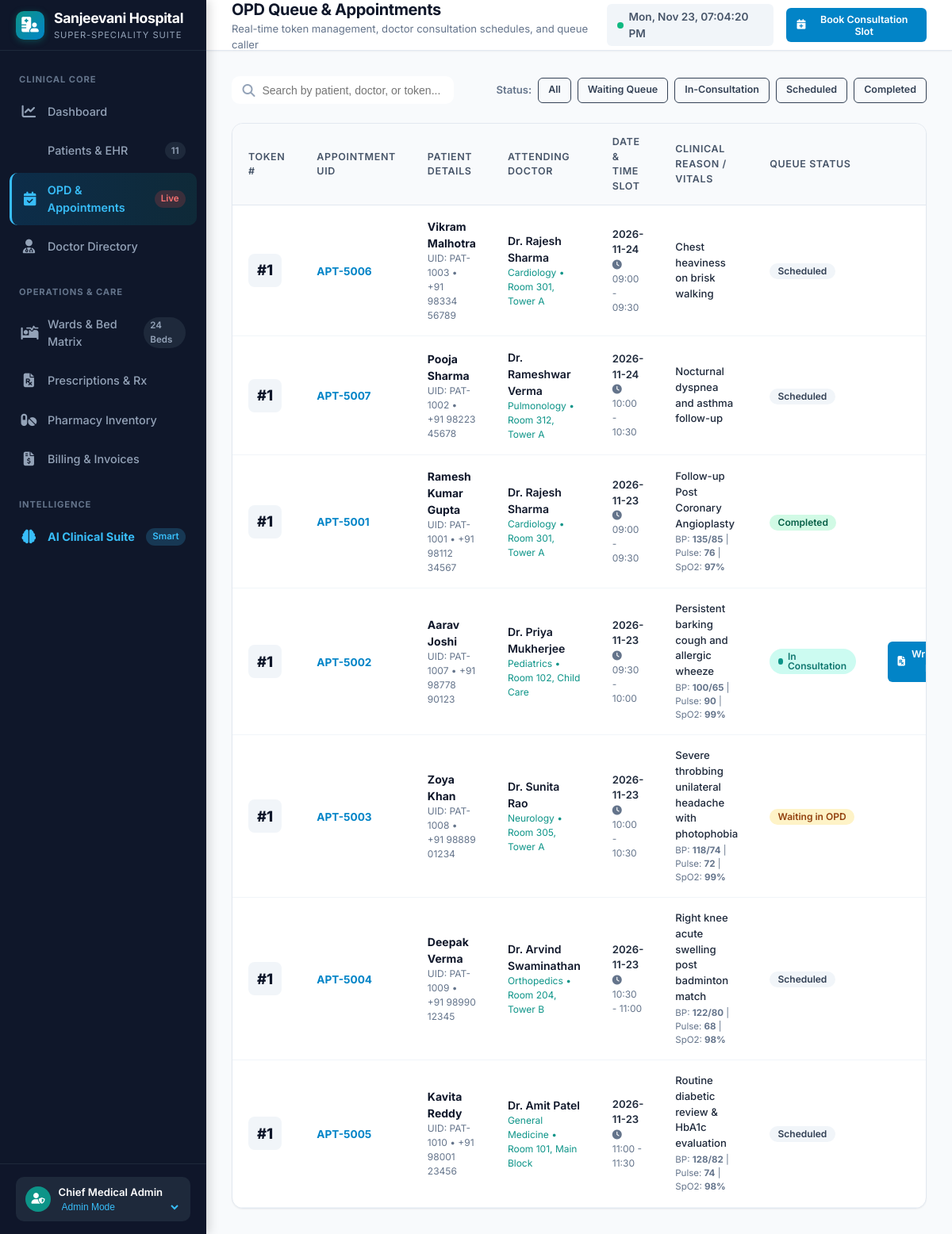
The app's page /appointments with its own data.
### tables this page shows
CREATE TABLE appointments (
        id INTEGER PRIMARY KEY AUTOINCREMENT,
        appointment_uid TEXT UNIQUE NOT NULL,
        patient_id INTEGER NOT NULL,
        doctor_id INTEGER NOT NULL,
        appointment_date TEXT NOT NULL,
        time_slot TEXT NOT NULL,
        token_number INTEGER NOT NULL,
        reason TEXT,
        status TEXT DEFAULT 'Scheduled', -- 'Scheduled', 'Waiting', 'In-Consultation', 'Completed', 'Cancelled'
        vitals TEXT, -- JSON: {bp, pulse, temp, spo2, weight}
        created_at TIMESTAMP DEFAULT CURRENT_TIMESTAMP,
        FOREIGN KEY (patient_id) REFERENCES patients(id) ON DELETE CASCADE,
        FOREIGN KEY (doctor_id) REFERENCES doctors(id) ON DELETE CASCADE
    );

CREATE TABLE patients (
        id INTEGER PRIMARY KEY AUTOINCREMENT,
        patient_uid TEXT UNIQUE NOT NULL,
        name TEXT NOT NULL,
        age INTEGER NOT NULL,
        gender TEXT NOT NULL,
        blood_group TEXT,
        phone TEXT,
        email TEXT,
        address TEXT,
        emergency_contact_name TEXT,
        emergency_contact_phone TEXT,
        allergies TEXT,
        chronic_conditions TEXT,
        admission_status TEXT DEFAULT 'Outpatient', -- 'Outpatient', 'Admitted', 'Discharged', 'Emergency'
        bed_id INTEGER,
        created_at TIMESTAMP DEFAULT CURRENT_TIMESTAMP,
        FOREIGN KEY (bed_id) REFERENCES beds(id) ON DELETE SET NULL
    );

CREATE TABLE doctors (
        id INTEGER PRIMARY KEY AUTOINCREMENT,
        doctor_uid TEXT UNIQUE NOT NULL,
        name TEXT NOT NULL,
        department TEXT NOT NULL,
        specialization TEXT NOT NULL,
        qualification TEXT,
        experience_years INTEGER,
        room_number TEXT,
        phone TEXT,
        email TEXT,
        shift TEXT,
        consultation_fee REAL DEFAULT 500.0,
        status TEXT DEFAULT 'Available', -- 'Available', 'In Consultation', 'On Round', 'Off Duty'
        rating REAL DEFAULT 4.8
    );

### app.py (the view)
@app.get("/appointments", response_class=HTMLResponse)
async def appointments_page(request: Request, status: Optional[str] = None, doctor_id: Optional[int] = None):
    appointments = get_all_appointments(status_filter=status or "")
    if doctor_id:
        appointments = [a for a in appointments if a["doctor_id"] == doctor_id]
    patients = get_all_patients()
    doctors = get_all_doctors()
    metrics = get_dashboard_metrics()
    today_str = datetime.now().strftime("%Y-%m-%d")
    return templates.TemplateResponse(
        request=request,
        name="appointments.html",
        context={
            "active_page": "appointments",
            "appointments": appointments,
            "patients": patients,
            "doctors": doctors,
            "current_status": status,
            "today_date": today_str,
            "total_patients": metrics["total_patients"]
        }
    )

### templates/appointments.html (shortened to what this page needs)
{% extends "base.html" %}
{% block page_title %}OPD Queue & Appointments{% endblock %}
{% block page_subtitle %}Real-time token management, doctor consultation schedules, and queue caller{% endblock %}
{% block header_actions %}
<button class="btn btn-primary btn-sm" onclick="openModal('bookAppointmentModal')">
    <i class="fas fa-calendar-plus"></i> Book Consultation Slot
</button>
{% endblock %}
{% block content %}
<div class="filter-bar">
    <div class="search-box">
        <i class="fas fa-search"></i>
        <input type="text" id="aptSearchInput" placeholder="Search by patient, doctor, or token..." onkeyup="filterTable('aptSearchInput', 'appointmentsTable')">
    </div>
    <div style="display:flex; gap:0.5rem; align-items:center;">
        <span style="font-size:0.82rem; font-weight:600; color:var(--slate-500);">Status:</span>
        <a href="/appointments" class="btn btn-outline btn-sm {% if not current_status or current_status == 'All' %}btn-primary{% endif %}">All</a>
        <a href="/appointments?status=Waiting" class="btn btn-outline btn-sm {% if current_status == 'Waiting' %}btn-primary{% endif %}">Waiting Queue</a>
        <a href="/appointments?status=In-Consultation" class="btn btn-outline btn-sm {% if current_status == 'In-Consultation' %}btn-primary{% endif %}">In-Consultation</a>
        <a href="/appointments?status=Scheduled" class="btn btn-outline btn-sm {% if current_status == 'Scheduled' %}btn-primary{% endif %}">Scheduled</a>
        <a href="/appointments?status=Completed" class="btn btn-outline btn-sm {% if current_status == 'Completed' %}btn-primary{% endif %}">Completed</a>
    </div>
</div>
<div class="card">
    <div class="card-body" style="padding: 0;">
        <div class="table-responsive">
            <table class="clinical-table" id="appointmentsTable">
                <thead>
                    <tr>
                        <th>Token #</th>
                        <th>Appointment UID</th>
                        <th>Patient Details</th>
                        <th>Attending Doctor</th>
                        <th>Date & Time Slot</th>
                        <th>Clinical Reason / Vitals</th>
                        <th>Queue Status</th>
                        <th style="text-align:right;">Doctor Action</th>
                    </tr>
                </thead>
                <tbody>
                    {% for apt in appointments %}
                    <tr>
                        <td>
                            <div style="font-size:1.15rem; font-weight:800; color:var(--slate-900); background:var(--slate-100); width:42px; height:42px; border-radius:8px; display:flex; align-items:center; justify-content:center;">
                                #{{ apt.token_number }}
                            </div>
                        </td>
                        <td>
                            <strong style="color:var(--primary); font-size:0.85rem;">{{ apt.appointment_uid }}</strong>
                        </td>
                        <td>
                            <div style="font-weight:700; color:var(--slate-900);">{{ apt.patient_name }}</div>
                            <div style="font-size:0.75rem; color:var(--slate-500);">UID: {{ apt.patient_uid }} • {{ apt.patient_phone }}</div>
                        </td>
                        <td>
                            <div style="font-weight:600; color:var(--slate-900);">{{ apt.doctor_name }}</div>
                            <div style="font-size:0.75rem; color:var(--teal);">{{ apt.doctor_dept }} • {{ apt.room_number }}</div>
                        </td>
                        <td>
                            <div style="font-weight:600; font-size:0.82rem;">{{ apt.appointment_date }}</div>
                            <div style="font-size:0.75rem; color:var(--slate-500);"><i class="fas fa-clock"></i> {{ apt.time_slot }}</div>
                        </td>
                        <td>
                            <div style="font-size:0.82rem; font-weight:500;">{{ apt.reason or 'General checkup' }}</div>
                            {% if apt.vitals %}
                            <div style="font-size:0.72rem; color:var(--slate-500); margin-top:2px;">
                                BP: <strong>{{ apt.vitals.bp or '--' }}</strong> | Pulse: <strong>{{ apt.vitals.pulse or '--' }}</strong> | SpO2: <strong>{{ apt.vitals.spo2 or '--' }}%</strong>
                            </div>
                            {% endif %}
                        </td>
                        <td>
                            {% if apt.status == 'In-Consultation' %}
                            <span class="badge badge-teal"><span class="pulse-dot" style="background:#0d9488;"></span> In Consultation</span>
                            {% elif apt.status == 'Waiting' %}
                            <span class="badge badge-warning">Waiting in OPD</span>
                            {% elif apt.status == 'Completed' %}
                            <span class="badge badge-success">Completed</span>
                            {% elif apt.status == 'Cancelled' %}
                            <span class="badge badge-danger">Cancelled</span>
                            {% else %}
                            <span class="badge badge-slate">Scheduled</span>
                            {% endif %}
                        </td>
                        <td style="text-align:right;">
                            <div style="display:inline-flex; gap:0.4rem;">
                                {% if apt.status == 'In-Consultation' %}
                                <a href="/prescriptions?patient_id={{ apt.patient_id }}&doctor_id={{ apt.doctor_id }}&appointment_id={{ apt.id }}" class="btn btn-primary btn-sm">
                                    <i class="fas fa-file-prescription"></i> Write Rx
                                </a>
                                {% endif %}
                            </div>
                        </td>
                    </tr>
                    {% endfor %}
                </tbody>
            </table>
        </div>
    </div>
</div>
{% endblock %}

### static/css/styles.css (style rules this page uses)
:root { --primary: #0284c7; --primary-hover: #0369a1; --primary-light: #e0f2fe; --teal: #0d9488; --teal-hover: #0f766e; --teal-light: #ccfbf1; --success: #10b981; --success-light: #d1fae5; --warning: #f59e0b; --warning-light: #fef3c7; --danger: #ef4444; --danger-light: #fee2e2; --slate-900: #0f172a; --slate-800: #1e293b; --slate-700: #334155; --slate-600: #475569; --slate-500: #64748b; --slate-400: #94a3b8; --slate-200: #e2e8f0; --slate-100: #f1f5f9; --slate-50: #f8fafc; --white: #ffffff; --font-sans: 'Inter', -apple-system, BlinkMacSystemFont, "Segoe UI", Roboto, Oxygen, Ubuntu, Cantarell, sans-serif; --sidebar-width: 260px; --header-height: 64px; --radius-sm: 6px; --radius-md: 10px; --radius-lg: 14px; --radius-xl: 20px; --shadow-sm: 0 1px 2px 0 rgba(0, 0, 0, 0.05); --shadow-md: 0 4px 6px -1px rgba(0, 0, 0, 0.1), 0 2px 4px -1px rgba(0, 0, 0, 0.06); --shadow-lg: 0 10px 15px -3px rgba(0, 0, 0, 0.1), 0 4px 6px -2px rgba(0, 0, 0, 0.05); --shadow-xl: 0 20px 25px -5px rgba(0, 0, 0, 0.1), 0 10px 10px -5px rgba(0, 0, 0, 0.04); --transition: all 0.2s cubic-bezier(0.4, 0, 0.2, 1); }
* { box-sizing: border-box; margin: 0; padding: 0; }
body { font-family: var(--font-sans); background-color: #f8fafc; color: var(--slate-800); line-height: 1.5; -webkit-font-smoothing: antialiased; min-height: 100vh; display: flex; }
.pulse-dot { width: 8px; height: 8px; border-radius: 50%; background-color: var(--success); box-shadow: 0 0 0 rgba(16, 185, 129, 0.4); animation: pulse-ring 1.8s infinite; }
.btn { display: inline-flex; align-items: center; justify-content: center; gap: 0.5rem; padding: 0.55rem 1.1rem; font-size: 0.875rem; font-weight: 600; border-radius: var(--radius-md); border: 1px solid transparent; cursor: pointer; transition: var(--transition); text-decoration: none; font-family: inherit; }
.btn-primary { background-color: var(--primary); color: white; }
.btn-outline { background-color: transparent; border-color: var(--slate-300); color: var(--slate-700); }
.btn-sm { padding: 0.35rem 0.75rem; font-size: 0.78rem; border-radius: var(--radius-sm); }
.card { background-color: var(--white); border: 1px solid var(--slate-200); border-radius: var(--radius-lg); box-shadow: var(--shadow-sm); overflow: hidden; transition: var(--transition); }
.card-body { padding: 1.5rem; }
.badge { display: inline-flex; align-items: center; gap: 0.35rem; padding: 0.25rem 0.65rem; border-radius: 999px; font-size: 0.75rem; font-weight: 600; line-height: 1; }
.badge-success { background-color: var(--success-light); color: #065f46; }
.badge-teal { background-color: var(--teal-light); color: #0f766e; }
.badge-warning { background-color: var(--warning-light); color: #92400e; }
.badge-slate { background-color: var(--slate-100); color: var(--slate-700); }
.table-responsive { width: 100%; overflow-x: auto; }
.clinical-table { width: 100%; border-collapse: separate; border-spacing: 0; text-align: left; font-size: 0.875rem; }
.clinical-table th { background-color: var(--slate-50); color: var(--slate-600); font-weight: 600; font-size: 0.78rem; text-transform: uppercase; letter-spacing: 0.05em; padding: 0.85rem 1.25rem; border-bottom: 1px solid var(--slate-200); }
.clinical-table td { padding: 1rem 1.25rem; border-bottom: 1px solid var(--slate-100); color: var(--slate-800); vertical-align: middle; }
.filter-bar { display: flex; align-items: center; justify-content: space-between; flex-wrap: wrap; gap: 1rem; margin-bottom: 1.5rem; }
.search-box { position: relative; min-width: 280px; }
.search-box input { width: 100%; padding: 0.6rem 1rem 0.6rem 2.4rem; border-radius: var(--radius-md); border: 1px solid var(--slate-300); font-size: 0.875rem; outline: none; transition: var(--transition); }
.search-box i { position: absolute; left: 0.85rem; top: 50%; transform: translateY(-50%); color: var(--slate-400); }

### records on screen
appointments: token_number "1", appointment_uid "APT-5006", patient_name "Vikram Malhotra", patient_uid "PAT-1003", patient_phone "+91 98334 56789", doctor_name "Dr. Rajesh Sharma", doctor_dept "Cardiology", room_number "Room 301, Tower A", appointment_date "2026-11-24", time_slot "09:00 - 09:30", reason "Chest heaviness on brisk walking", status "Scheduled"
appointments: token_number "1", appointment_uid "APT-5007", patient_name "Pooja Sharma", patient_uid "PAT-1002", patient_phone "+91 98223 45678", doctor_name "Dr. Rameshwar Verma", doctor_dept "Pulmonology", room_number "Room 312, Tower A", appointment_date "2026-11-24", time_slot "10:00 - 10:30", reason "Nocturnal dyspnea and asthma follow-up", status "Scheduled"
appointments: token_number "1", appointment_uid "APT-5001", patient_name "Ramesh Kumar Gupta", patient_uid "PAT-1001", patient_phone "+91 98112 34567", doctor_name "Dr. Rajesh Sharma", doctor_dept "Cardiology", room_number "Room 301, Tower A", appointment_date "2026-11-23", time_slot "09:00 - 09:30", reason "Follow-up Post Coronary Angioplasty", vitals "135/85", vitals "76", vitals "97", status "Completed"
appointments: token_number "1", appointment_uid "APT-5002", patient_name "Aarav Joshi", patient_uid "PAT-1007", patient_phone "+91 98778 90123", doctor_name "Dr. Priya Mukherjee", doctor_dept "Pediatrics", room_number "Room 102, Child Care", appointment_date "2026-11-23", time_slot "09:30 - 10:00", reason "Persistent barking cough and allergic wheeze", vitals "100/65", vitals "90", vitals "99", status "In-Consultation" (drawn)
appointments: token_number "1", appointment_uid "APT-5003", patient_name "Zoya Khan", patient_uid "PAT-1008", patient_phone "+91 98889 01234", doctor_name "Dr. Sunita Rao", doctor_dept "Neurology", room_number "Room 305, Tower A", appointment_date "2026-11-23", time_slot "10:00 - 10:30", reason "Severe throbbing unilateral headache with photophobia", vitals "118/74", vitals "72", vitals "99", status "Waiting in OPD"
appointments: token_number "1", appointment_uid "APT-5004", patient_name "Deepak Verma", patient_uid "PAT-1009", patient_phone "+91 98990 12345", doctor_name "Dr. Arvind Swaminathan", doctor_dept "Orthopedics", room_number "Room 204, Tower B", appointment_date "2026-11-23", time_slot "10:30 - 11:00", reason "Right knee acute swelling post badminton match", vitals "122/80", vitals "68", vitals "98", status "Scheduled"
appointments: token_number "1", appointment_uid "APT-5005", patient_name "Kavita Reddy", patient_uid "PAT-1010", patient_phone "+91 98001 23456", doctor_name "Dr. Amit Patel", doctor_dept "General Medicine", room_number "Room 101, Main Block", appointment_date "2026-11-23", time_slot "11:00 - 11:30", reason "Routine diabetic review & HbA1c evaluation", vitals "128/82", vitals "74", vitals "98", status "Scheduled"

### other values on screen
{{ total_patients or 10 }} "11"
